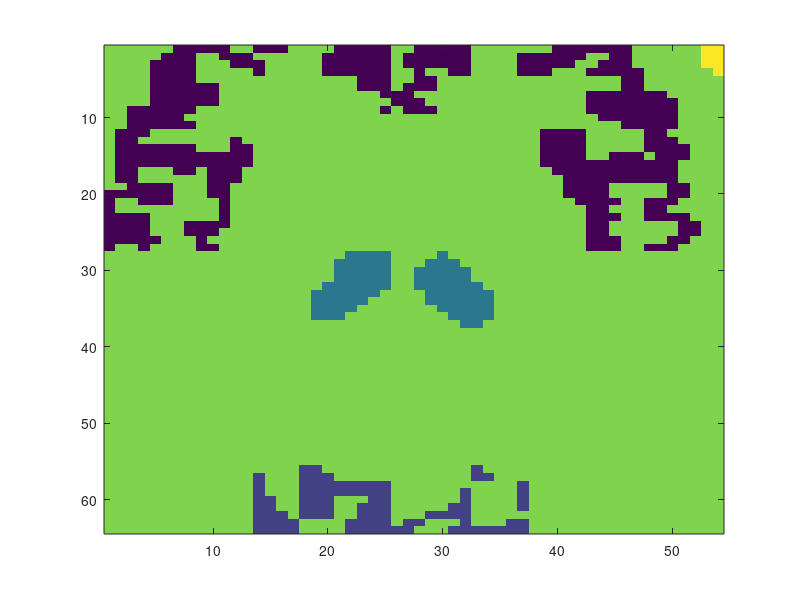

MATLAB code to generate this figure: (Note: this script raises an error after producing the figure.)
% Récupération des données
DataSagittale=load("DataSagittale.mat");
DataTransverse=load("DataTransverse.mat");
ToyExample=load("ToyExample.mat");
m = 64*54;
n = 20;

% Pour S
Image_DataS = DataSagittale.Image_DataS;
Image_ROI_S = DataSagittale.Image_ROI_S;
DataS=reshape(Image_DataS,m,n);

% Pour T
Image_DataT = DataTransverse.Image_DataT;
Image_ROI_T = DataTransverse.Image_ROI_T;
DataTempsT=reshape(Image_DataT,m,n);
DataT=reshape(Image_DataT,m,n);

% Exemple test avant résultats
Data = ToyExample.Data;

figure(1)
imagesc(Image_ROI_T);
[A, D, L, Y, Clusters] = classification_spectrale(DataT, 5, 2);

figure(2)
imagesc(reshape(Clusters, 64, 54));